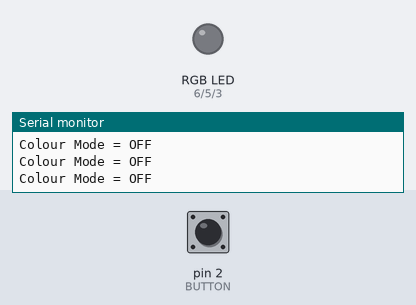
The sketch below on a simulated Arduino Uno, built with avr-gcc and run on an emulated ATmega328P. Shown: an RGB LED mixed from three pins (HIGH = lit), the last lines printed to the serial monitor. Inputs (shaded band) come from the test bench; at power-on: pin 2 (BUTTON) HIGH.

Above: at 1.2 s.
1.3 s: pin 2 (BUTTON) pulled LOW for 3.2 s
At 5.2 s:
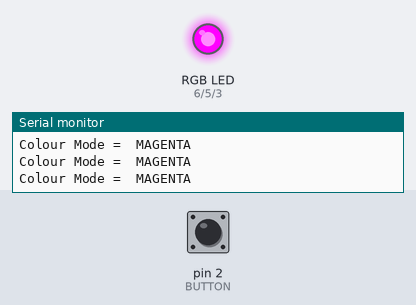
6.0 s: pin 2 (BUTTON) pulled LOW for 0.15 s
At 7.9 s:
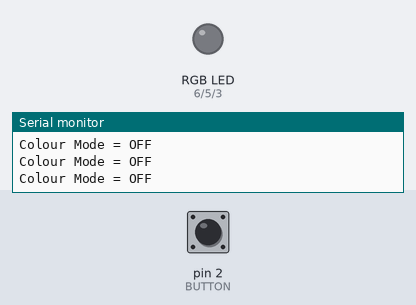
9.1 s: pin 2 (BUTTON) pulled LOW for 1 s
At 11.1 s:
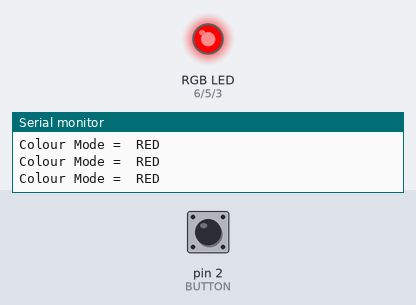
13.1 s: pin 2 (BUTTON) pulsed LOW 5 times (0.12 s each, 0.3 s apart)
At 15.1 s:
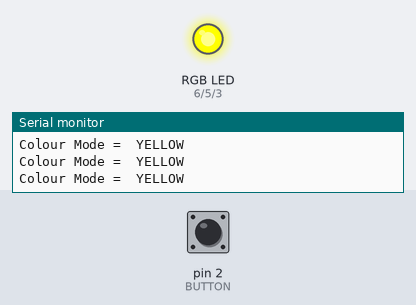
17.6 s: pin 2 (BUTTON) pulsed LOW 2 times (0.12 s each, 0.3 s apart)
At 18.9 s:
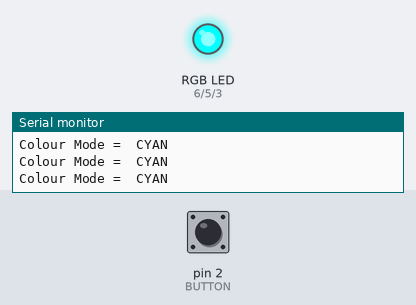
Timing chart, 0 to 20.6 s (numbered marks = the images above; inputs shaded):
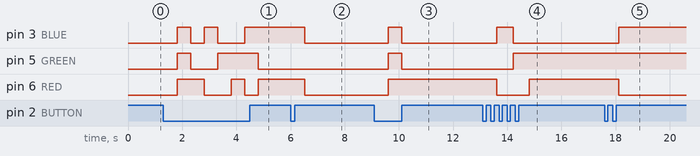

Measured:
- after the input at 1.3 s, pin 3 (BLUE): goes HIGH 0.50 s, LOW 0.50 s, HIGH 0.50 s, LOW 1.0 s, then HIGH, starting after 0.52 s; pin 5 (GREEN): LOW → HIGH after 0.52 s, → LOW 0.50 s later, → HIGH 1.0 s later, → LOW 1.5 s later; pin 6 (RED): goes HIGH 1.0 s, LOW 1.0 s, HIGH 0.50 s, LOW 0.50 s, then HIGH, starting after 0.52 s
- after the input at 6.0 s, pin 3 (BLUE), pin 6 (RED): HIGH → LOW after 0.52 s
- after the input at 9.1 s, pin 3 (BLUE), pin 5 (GREEN): LOW → HIGH after 0.50 s, → LOW 0.50 s later; pin 6 (RED): LOW → HIGH after 0.50 s
- after the input at 13.1 s, pin 3 (BLUE): LOW → HIGH after 0.51 s, → LOW 0.61 s later; pin 5 (GREEN): LOW → HIGH after 1.1 s; pin 6 (RED): HIGH → LOW after 0.51 s, → HIGH 1.2 s later
- after the input at 17.6 s, pin 3 (BLUE): LOW → HIGH after 0.52 s; pin 6 (RED): HIGH → LOW after 0.52 s

The sketch:

11_PB_RGB_ColourSelector.ino
```cpp
/*
  PB RGB Colour selector
  When pushbutton is pressed changes colour mode (off, white, red, blue green, yellow, cyan, and magenta)
  RGB LED value ranges between 0-255 using an analog output, value of pin or colour determines the display of RGB LED
  Use pinMode to set pins as outputs, and use analog write to set value of outputs of the RGB LED
  Use serial begin to start serial monitoring, and use serial.print or serial.println to print value
  Use pinmode, set pin 2 as input pullup (pushbutton). It reads a digital input on pin 2 and prints the results to the Serial Monitor
  Use mode to set each function
*/

//set pin numbers
const int BLUE = 3;
const int GREEN = 5;
const int RED = 6;
const int BUTTON = 2;

//colour mode
int mode = 0;

//change in variable
int buttonState = 0; //variable for reading pushbutton status

// the setup function runs once when you press reset or power the board
void setup() {

//led lights (RGB)
Serial.begin(9600); // start serial connection
pinMode(RED, OUTPUT); // setting red (pin 6) as output (RGB LED
pinMode(GREEN, OUTPUT); // setting green (pin 5) as output (RGB LED)
pinMode(BLUE, OUTPUT); // setting blue (pin 3) as output (RGB LED)

//setup buttons
pinMode(BUTTON, INPUT_PULLUP);
}

// the loop routine runs over and over again forever
void loop() {

buttonState = digitalRead(BUTTON); // read the input pin

if (digitalRead(BUTTON) == LOW) {
mode = mode + 1; // setting mode for each function
delay(500); // delay between each read
}

//off
if (mode == 0) {
analogWrite(BLUE, 0); // Turns off the pin or colour on the RGB LED ranges between 0-255 for analog outputs, 0 lowest value
analogWrite(GREEN, 0); // Turns off the pin or colour on the RGB LED ranges between 0-255 for analog outputs, 0 lowest value
analogWrite(RED, 0); // Turns off the pin or colour on the RGB LED ranges between 0-255 for analog outputs, 0 lowest value
Serial.print("Colour Mode = "); // print out the state of the button
Serial.println("OFF"); // pushbutton print value
}

//white
if (mode == 1) {
analogWrite(BLUE, 255); //Turns on the pin or colour on the RGB LED ranges between 0-255 for analog outputs, 255 highest value
analogWrite(GREEN, 255); //Turns on the pin or colour on the RGB LED ranges between 0-255 for analog outputs, 255 highest value
analogWrite(RED, 255); //Turns on the pin or colour on the RGB LED ranges between 0-255 for analog outputs, 255 highest value
Serial.print("Colour Mode = "); // print out the state of the button
Serial.println("WHITE"); // pushbutton print value
}

//red
if (mode == 2) {
analogWrite(BLUE, 0); // Turns off the pin or colour on the RGB LED ranges between 0-255 for analog outputs, 0 lowest value
analogWrite(GREEN, 0); // Turns off the pin or colour on the RGB LED ranges between 0-255 for analog outputs, 0 lowest value
analogWrite(RED, 255); //Turns on the pin or colour on the RGB LED ranges between 0-255 for analog outputs, 255 highest value
Serial.print("Colour Mode =  "); // print out the state of the button
Serial.println("RED"); // pushbutton print value
}

//blue
if (mode == 3) {
analogWrite(BLUE, 255); //Turns on the pin or colour on the RGB LED ranges between 0-255 for analog outputs, 255 highest value
analogWrite(GREEN, 0); // Turns off the pin or colour on the RGB LED ranges between 0-255 for analog outputs, 0 lowest value
analogWrite(RED, 0); // Turns off the pin or colour on the RGB LED ranges between 0-255 for analog outputs, 0 lowest value
Serial.print("Colour Mode =  "); // print out the state of the button
Serial.println("BLUE"); // pushbutton print value
}

//green
if (mode == 4) {
analogWrite(BLUE, 0); // Turns off the pin or colour on the RGB LED ranges between 0-255 for analog outputs, 0 lowest value
analogWrite(GREEN, 255); //Turns on the pin or colour on the RGB LED ranges between 0-255 for analog outputs, 255 highest value
analogWrite(RED, 0); // Turns off the pin or colour on the RGB LED ranges between 0-255 for analog outputs, 0 lowest value
Serial.print("Colour Mode =  "); // print out the state of the button
Serial.println("GREEN"); // pushbutton print value
}

//yellow
if (mode == 5) {
analogWrite(BLUE, 0); // Turns off the pin or colour on the RGB LED ranges between 0-255 for analog outputs, 0 lowest value
analogWrite(GREEN, 255); //Turns on the pin or colour on the RGB LED ranges between 0-255 for analog outputs, 255 highest value
analogWrite(RED, 255); //Turns on the pin or colour on the RGB LED ranges between 0-255 for analog outputs, 255 highest value
Serial.print("Colour Mode =  "); // print out the state of the button
Serial.println("YELLOW"); // pushbutton print value
}

//cyan
if (mode == 6) {
analogWrite(BLUE, 255); //Turns on the pin or colour on the RGB LED ranges between 0-255 for analog outputs, 255 highest value
analogWrite(GREEN, 255); //Turns on the pin or colour on the RGB LED ranges between 0-255 for analog outputs, 255 highest value
analogWrite(RED, 0); // Turns off the pin or colour on the RGB LED ranges between 0-255 for analog outputs, 0 lowest value
Serial.print("Colour Mode =  "); // print out the state of the button
Serial.println("CYAN"); // pushbutton print value
}

//magenta
if (mode == 7) {
analogWrite(BLUE, 255); //Turns on the pin or colour on the RGB LED ranges between 0-255 for analog outputs, 255 highest value
analogWrite(GREEN, 0); // Turns off the pin or colour on the RGB LED ranges between 0-255 for analog outputs, 0 lowest value
analogWrite(RED, 255); //Turns on the pin or colour on the RGB LED ranges between 0-255 for analog outputs, 255 highest value
Serial.print("Colour Mode =  "); // print out the state of the button
Serial.println("MAGENTA"); // pushbutton print value
}

//switch off
if (mode == 8) {
mode = 0; // mode off, switches off
}

}
```
